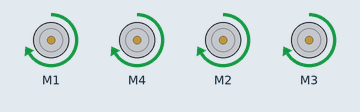
Recording of a sketch running on a simulated Arduino Uno, built with avr-gcc and run on an emulated ATmega328P. Shown: 4 × DC motor (green arrow = forward, orange = backward, longer = faster).

Above: at 1.5 s.
At 4.5 s:
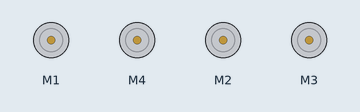
Timing chart, 0 to 7.8 s (numbered marks = the images above):
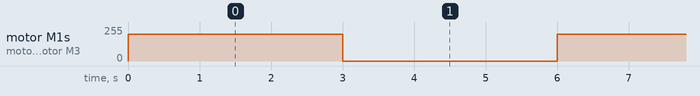

The sketch:

4WD_motor_test.ino
```cpp
/* Πρόγραμμα για τον έλεγχο λειτουργίας των κινητήρων στο αποχιονιστικό 1
 * Το πρόγραμμα λειτουργεί όλους τους κινητήρες μπροστά για 3 δευτερόλεπτα και
 * μετά τους απενεργοποιεί για άλλα 3 δευτερόλεπτα. Η διαδικασία αυτή επαναλαμβάνεται
 * διαρκώς. Αν κάποιος κινητήρας κινείται ανάποδα μπορούμε να αντιστρέψουμε τα καλώδια του
 * στο Motor Driver Shield
 */

#include <AFMotor.h>    //Προσθέτουμε την βιβλιοθήκη για τον οδηγό των κινητήρων

AF_DCMotor motorFR(1);   //Ονομάζουμε motorFR τον κινητήρα που είναι στην θέση 1 του οδηγού κινητήρων και είναι στο μπροστά δεξί μέρος
AF_DCMotor motorFL(2);   //Ονομάζουμε motorFL τον κινητήρα που είναι στην θέση 2 του οδηγού κινητήρων και είναι στο μπροστά αριστερό μέρος
AF_DCMotor motorBL(3);   //Ονομάζουμε motorΒL τον κινητήρα που είναι στην θέση 3 του οδηγού κινητήρων και είναι στο πίσω αριστερό μέρος
AF_DCMotor motorBR(4);   //Ονομάζουμε motorBR τον κινητήρα που είναι στην θέση 4 του οδηγού κινητήρων και είναι στο πίσω δεξί μέρος


void setup() {
}

void loop() {
  motorFR.run(FORWARD);    //Ενεργοποιούμε τους δεξιά κινητήρες να κινηθούν μπροστά
  motorBR.run(FORWARD);    //Ενεργοποιούμε τους δεξιά κινητήρες να κινηθούν μπροστά
  motorFR.setSpeed(200);   //Ορίζουμε την ταχύτητα των δεξιά κινητήρων μεταξύ του 0-255
  motorBR.setSpeed(200);   //Ορίζουμε την ταχύτητα των δεξιά κινητήρων μεταξύ του 0-255
  motorFL.run(FORWARD);    //Ενεργοποιούμε τους αριστερά κινητήρες να κινηθούν μπροστά
  motorBL.run(FORWARD);    //Ενεργοποιούμε τους αριστερά κινητήρες να κινηθούν μπροστά
  motorFL.setSpeed(200);   //Ορίζουμε την ταχύτητα των αριστερά κινητήρων μεταξύ του 0-255
  motorBL.setSpeed(200);   //Ορίζουμε την ταχύτητα των αριστερά κινητήρων μεταξύ του 0-255
  delay(3000);             //Περιμένουμε 3 δευτερόλεπτα

  motorFR.run(RELEASE);    //Απενεργοποιούμε τους δεξιά κινητήρες
  motorBR.run(RELEASE);    //Απενεργοποιούμε τους δεξιά κινητήρες
  motorFL.run(RELEASE);    //Απενεργοποιούμε τους αριστερά κινητήρες
  motorBL.run(RELEASE);    //Απενεργοποιούμε τους αριστερά κινητήρες
  delay(3000);             //Περιμένουμε 3 δευτερόλεπτα
}
```

Measured:
- by itself, motor M1, motor M4, motor M2, motor M3: alternates forward 200/255 for 3.0 s and stopped for 3.0 s
